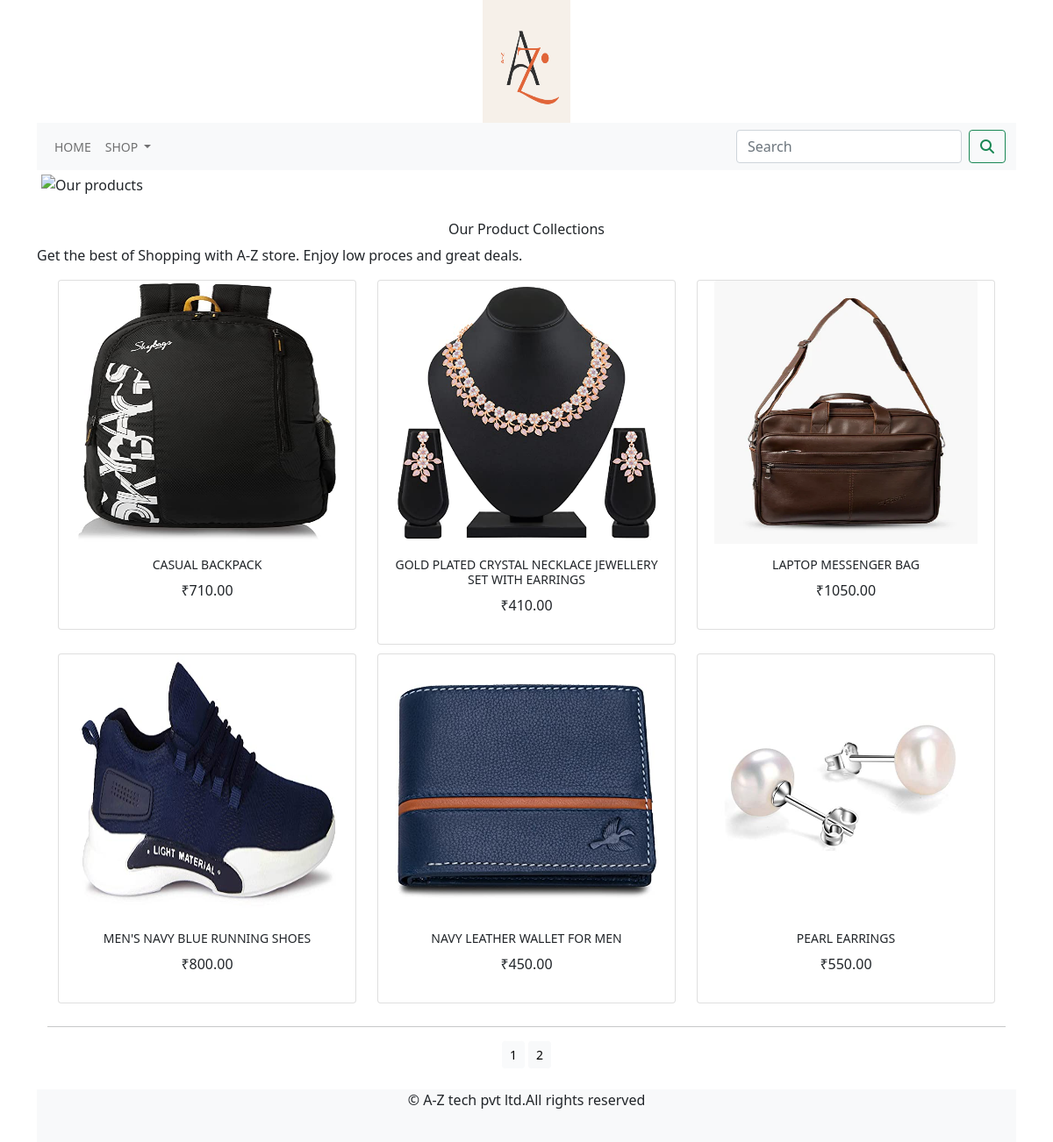
The app's page /shop/ with its own data.
### shop/models.py (models this page shows, shortened)
class Product(models.Model):
    name= models.CharField(max_length=250, unique=True)
    slug = models.SlugField(max_length=250, unique=True)
    description = models.TextField(blank=True)
    price = models.DecimalField(max_digits=10, decimal_places=2)
    category = models.ForeignKey(Category, on_delete=models.CASCADE)
    image = models.ImageField(upload_to='product', blank=True)
    stock = models.IntegerField()
    available = models.BooleanField(default=True)
    created = models.DateTimeField(auto_now_add=True)
    updated = models.DateTimeField(auto_now=True)
    class Meta:
        ordering = ('name',)
        verbose_name = 'product'
        verbose_name_plural = 'products'
    def get_url(self):
        return reverse('shop:prodCatdetail', args=[self.category.slug, self.slug])

### shop/views.py (the view)
# urls.py: path('', views.allProdCat, name='allProdCat'),
def allProdCat(request, c_slug=None):
    c_page = None
    products_list = None
    if c_slug!= None:
        c_page = get_object_or_404(Category, slug=c_slug)
        products_list = Product.objects.all().filter(category=c_page, available=True)
    else:
        products_list = Product.objects.all().filter(available=True)
    paginator = Paginator(products_list, 6)
    try:
        page = int(request.GET.get('page', '1'))
    except:
        page = 1
    try:
        products = paginator.page(page)
    except (EmptyPage, InvalidPage):
        products = paginator.page(paginator.num_pages)
    return render(request, "category.html", {'category': c_page, 'products': products})

### cart/context_processors.py (called while the page is built)
def counter(request):
    item_count = 0
    if 'admin' in request.path:
        return {}
    else:
        try:
            cart = Cart.objects.filter(cart_id=cart_id(request))
            cart_items = CartItem.objects.all().filter(cart=cart[:1])
            for cart_item in cart_items:
                item_count += cart_item.quantity
        except Cart.DoesNotExist:
            item_count =0
        return dict(item_count=item_count)

### cart/views.py (called while the page is built)
def cart_id(request):
    cart = request.session.session_key
    if not cart:
        cart = request.session.create()
    return cart

### shop/context_processors.py (called while the page is built)
def menu_links(request):
    links = Category.objects.all()
    return dict(links=links)

### shop/models.py (called while the page is built)
    def get_url(self):
        return reverse('shop:product_by_category', args=[self.slug])

### templates/category.html (shortened to what this page needs)
{% extends 'base.html' %}
{% load static %}
{% block content %}
<div class="mx-auto" >
    {% if category %}
        <img class="my_image" src="{{category.image.url}}" alt="{{category.name}}">
</div>
    <br>
<div>
        <h1 class="text-center my_title">{{category.name}}</h1>
        <p class="text-justify">{{category.description}}</p>
</div>
   {% else %}
<div>
        <img class="my_image my_image_padding" src="{% static 'img/banner.png' %}" alt="Our products" style>
</div>
<br>
<div>
        <h1 class="text-center my_title">Our Product Collections</h1>
        <p class="text-justify"> Get the best of Shopping with A-Z store. Enjoy low proces and great deals. </p>
</div>
   {% endif %}
<div class="container">
    <div class="row mx-auto">
        {% for product in products.object_list %}
        <div class="my_bottom_margin col-9 col-sm-12  col-md-4 col-lg-4">
            <div class="card text-center" style="min-width:18rem;">
                <a href="{{product.get_url}}"><img class="card-img-top my_image" src="{{product.image.url}}"  alt="{{product.name}}" style="width:300px;height:300px;"></a>
                <div class="card-body">
                    <h4>{{product.name}}</h4>
                    <p>₹{{product.price}}</p>
                </div>
            </div>
        </div>
        {% endfor %}
    </div>
    <div class="mx-auto">
        {% if products.paginator.num_pages > 1 %}
        <hr>
        <div class="text-center">
            {% for pg in products.paginator.page_range %}
            <a href="?page={{pg}}" class="btn btn-light btn-sm {% if products.number == pg %} active {% endif %}">{{pg}}</a>
            {% endfor %}
        </div>
        {% endif %}
    </div>
    <br>
</div>
{% endblock %}

### templates/base.html (shortened to what this page needs)
{% load static %}
<!DOCTYPE html>
<html lang="en">
<head>
    <link rel="stylesheet" href="{% static 'css/custom.css' %}">
    <link href="{% static 'css/bootstrap.min.css' %}" rel="stylesheet">
</head>
<body>
<div class="container">
  {% include 'header.html' %}
  {% include 'navbar.html' %}
  {% block content %}
  {% endblock %}
</div>
  {% include 'footer.html' %}
</body>
</html>

### templates/header.html
{% load static %}
<header>
    <center>
    <a href="{% url 'shop:allProdCat' %}"><img src="{% static 'img/logo.png' %}" alt="logoimage" width="100px;" height="140px"></a>
    </center>
</header>

### templates/navbar.html (shortened to what this page needs)
<nav class="navbar navbar-expand-lg navbar-light bg-light">
  <div class="container-fluid">
    <div class="collapse navbar-collapse" id="navbarSupportedContent">
      <ul class="navbar-nav me-auto mb-2 mb-lg-0">
        <li class="nav-item">
          <a class="nav-link" href="#">Home</a>
        </li>
        <li class="nav-item dropdown {% if 'shop' in request.path %} active {% endif %}">
          <a class="nav-link dropdown-toggle" href="#" id="navbarDropdown" role="button" data-bs-toggle="dropdown" aria-expanded="false">
            Shop
          </a>
        </li>
      </ul>
      <form class="d-flex" action="{% url 'search_app:SearchResult' %}" method="get">
        <input class="form-control me-2" type="search" placeholder="Search" name="q" aria-label="Search">
        <button class="btn btn-outline-success" type="submit"><i class="fa fa-search" ></i></button>
      </form>
    </div>
  </div>
</nav>

### templates/footer.html
<div class="footer navbar-fixed-bottom my_footer">
  <p class="text-center">&copy; A-Z tech pvt ltd.All rights reserved</p>
</div>

### shop/static/css/custom.css (style rules this page uses)
body { font-family: 'Roboto', sans-serif; }
.nav-item { letter-spacing : .2 em; font-size : 14px; text-transform : uppercase; }
.my_footer { background-color:#f8f9fa; height: 60px }
.my_footer p { padding-top: 20px font-size: 14px }
.my_image { width:100%; height:400px; }
.my_title { font-size:16px; letter-spacing:.2 em; }
.my_image_padding { padding:5px; }
.my_bottom_margin { margin-bottom:10px; }
.card-body h4 { font-size:14px; text-transform:uppercase; letter-spacing:.2 em; }

### records on screen
Product: image (picture), name "CASUAL BACKPACK", price "710.00"
Product: image (picture), name "GOLD PLATED CRYSTAL NECKLACE JEWELLERY SET WITH EARRINGS", price "410.00"
Product: image (picture), name "LAPTOP MESSENGER BAG", price "1050.00"
Product: image (picture), name "MEN'S NAVY BLUE RUNNING SHOES", price "800.00"
Product: image (picture), name "NAVY LEATHER WALLET FOR MEN", price "450.00"
Product: image (picture), name "PEARL EARRINGS", price "550.00"

### other values on screen
{{ pg }} "1" "2"
